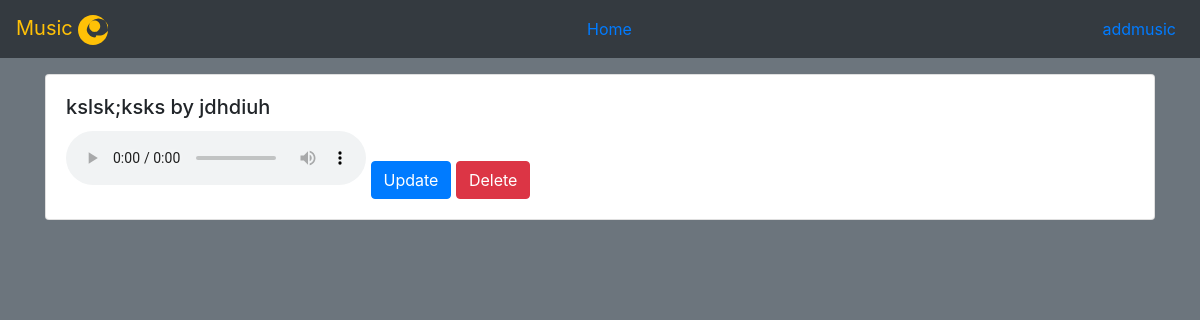
Page /music/ on the earlier database version.
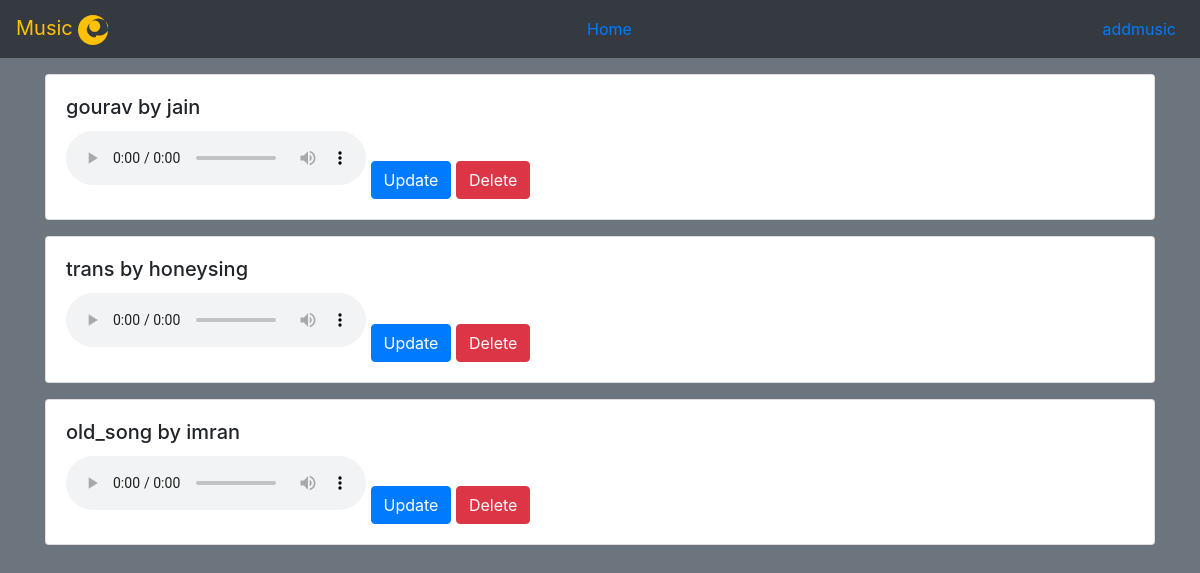
Same page on the later database version.
### music/models.py (models this page shows, shortened)
class Music(models.Model):
    title = models.CharField(max_length=100)
    artist = models.CharField(max_length=100)
    genre = models.CharField(max_length=50)
    file_upload = models.FileField(upload_to='media/music/')

### music/views.py (the view)
# urls.py: path('music/',views.music_page, name='musicpage'),
def music_page(request):
    music_tracks = Music.objects.all()
    return render(request, 'registration/music_page.html', {'music_tracks':music_tracks})

### templates/registration/music_page.html (shortened to what this page needs)
<!DOCTYPE html>
<html lang="en">
<head>
  <link href="https://stackpath.bootstrapcdn.com/bootstrap/4.5.2/css/bootstrap.min.css" rel="stylesheet">
</head>
<body class="bg-secondary">
<nav class="navbar navbar-expand-lg navbar-dark bg-dark">
  <a class="navbar-brand text-warning" href="#">
    Music
  </a>
  <div class="collapse navbar-collapse justify-content-center" id="navbarNav">
    <ul class="navbar-nav">
      <li class="nav-item active">
        <a class="nav-link active text-primary" href="{% url 'homepage' %}">Home</a>
      </li>
    </ul>
  </div>
  <ul class="navbar-nav ml-auto">
    <li class="nav-item">
      <a class="nav-link text-primary" href="{% url 'create_music' %}">addmusic</a>
    </li>
  </ul>
</nav>
<div class="container">
  <div class="row">
    <div class="col-md-12">
      {% for track in music_tracks %}
      <div class="card mt-3">
        <div class="card-body">
          <h5 class="card-title">{{ track.title }} by {{ track.artist }}</h5>
          <audio controls>
            <source src="{{ track.file_upload.url }}" type="audio/mpeg">
          </audio>
          <a href="{% url 'update_music' music_id=track.id %}" class="btn btn-primary">Update</a>
          <a href="{% url 'delete_music' music_id=track.id %}" class="btn btn-danger">Delete</a>
        </div>
      </div>
      {% endfor %}
    </div>
  </div>
</div>
</body>
</html>

### templates/registration/music_page.html (style rules this page uses)
.navbar-brand .svg-icon { fill: #ffc107; width: 1.5em; height: 1.5em; vertical-align: middle; }

Differences in the rows shown:
removed Music: title "kslsk;ksks", artist "jdhdiuh"
added Music: title "gourav", artist "jain"
added Music: title "trans", artist "honeysing"
added Music: title "old_song", artist "imran"
